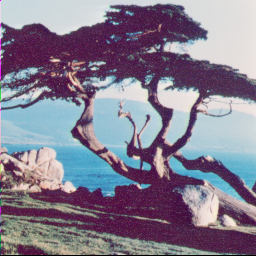
#> input picture lab1/data/bmp/tree.bmp, 256 x 256 px
$ python main.py
#> lines starting #> are read from the running program, lines starting #| are printed output that depends on the picture; long printed decimals are rounded
import matplotlib.pyplot as plt
from PIL import Image
import numpy as np

def privateAnalysisText(path: str, encode="cp1251") -> np.ndarray:
    with open(path, 'r') as f:
        text = f.read()

    privateAnalysis = np.zeros(shape=256, dtype=int)
    for char in text:
        privateAnalysis[char.encode(encode)[0]] += 1

    return privateAnalysis


def privateAnalysisPhoto(path: str) -> np.ndarray:
#> called with path = 'data/bmp/tree.bmp'
    img = Image.open(path)
#> img is the input picture: PIL image 256x256 RGB; mean R, G, B 132.2, 124.9, 143.3
    dataPixelIn1D = np.array(img).reshape(-1)

    privateAnalysis = np.zeros(shape=256, dtype=int)
    for pixel in dataPixelIn1D:
        privateAnalysis[pixel] += 1
#> this loop made 196608 passes
#> pixel on passes 1 to 3: 233, 0, 246
#> after the loop, privateAnalysis = 256 values, max 4193 at index 221, min 0 at index 1, mean 768

    return privateAnalysis


def entropy(privateAnalysis):
    total = sum(privateAnalysis)
    probabilities = privateAnalysis / total
    entropy = -np.nansum(probabilities * np.log2(probabilities, where=privateAnalysis != 0))
    return entropy


def plotHistogram(histogramCords: np.ndarray, title: str):
    plt.bar(np.arange(256), histogramCords)
    plt.title(title)
    plt.xlabel("Range 0-255")
    plt.xlim(-10, 265)
    plt.ylabel("frequency")
    plt.show()


data_file_bmp = [
    "data/bmp/tree.bmp",        # tree photo
    "data/bmp/mandrill.bmp",    # mandrill photo
    "data/bmp/red.bmp"          # red histogram
]
data_file_txt = [
    "data/txt/news_english.txt",               # News text on english
    "data/txt/news_russian.txt",               # News text on russian
    "data/txt/water_magicians_zgut_msit.txt"   # Big text about book "water magicians zgut msit"
]

for file in data_file_bmp:
    fileName = file.split("/")[-1].split(".")[0]
    privateAnalysis = privateAnalysisPhoto(file)
    plotHistogram(privateAnalysis, fileName)
#> in plotHistogram, `plt.show()`:
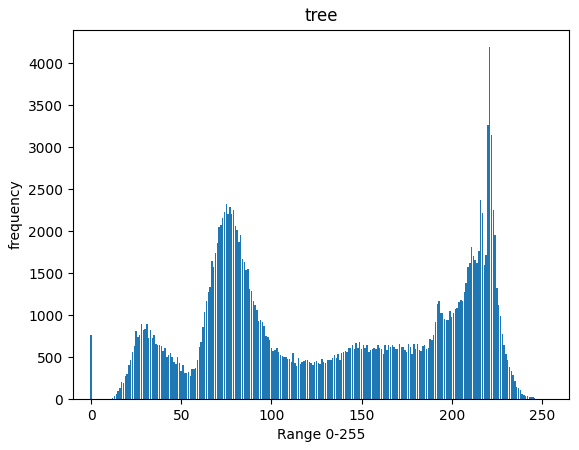
#> figure drawn by matplotlib, 1 panel; tallest bar 4193 high, from x = 220.6 to 221.4
    print(f"entropy {fileName}:", entropy(privateAnalysis))
#> in entropy, `total = sum(privateAnalysis)`: total = 196608
#> in entropy, `probabilities = privateAnalysis / total`: probabilities = 256 values, max 0.0213 at index 221, min 0 at index 1, mean 0.00391
#> in entropy, `entropy = -np.nansum(probabilities * np.log2(probabilities, where=priv..`: entropy = 7.54
#| entropy tree: 7.537
#> pass 2 of the loop `for file in data_file_bmp:`:
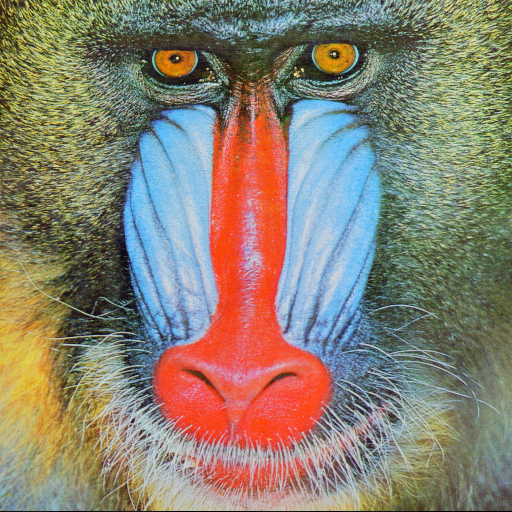
#> input picture lab1/data/bmp/mandrill.bmp, 512 x 512 px
#> in privateAnalysisPhoto, img is the input picture: PIL image 512x512 RGB; mean R, G, B 137.4, 128.9, 113.1
#> the loop in privateAnalysisPhoto (call 2), `for pixel in dataPixelIn1D:` made 786432 passes
#> pixel on passes 1 to 3: 164, 150, 71
#> after the loop in privateAnalysisPhoto (call 2), `for pixel in dataPixelIn1D:`: privateAnalysis = 256 values, max 5337 at index 88, min 31 at index 255, mean 3072
#> in plotHistogram (call 2), `plt.show()`:
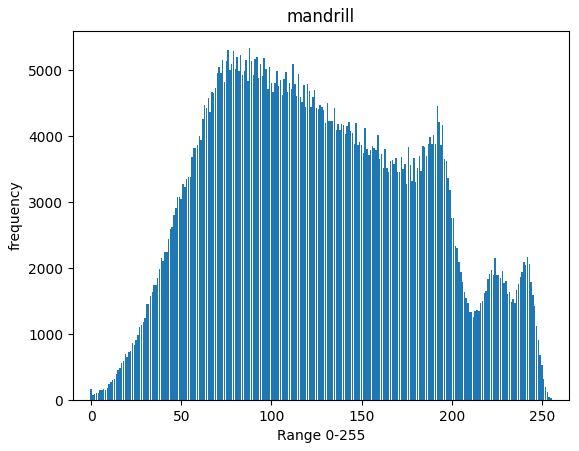
#> figure drawn by matplotlib, 1 panel; tallest bar 5337 high, from x = 87.6 to 88.4
#| entropy mandrill: 7.762
#> (the run stopped early here; a loop or call above may not have finished)
